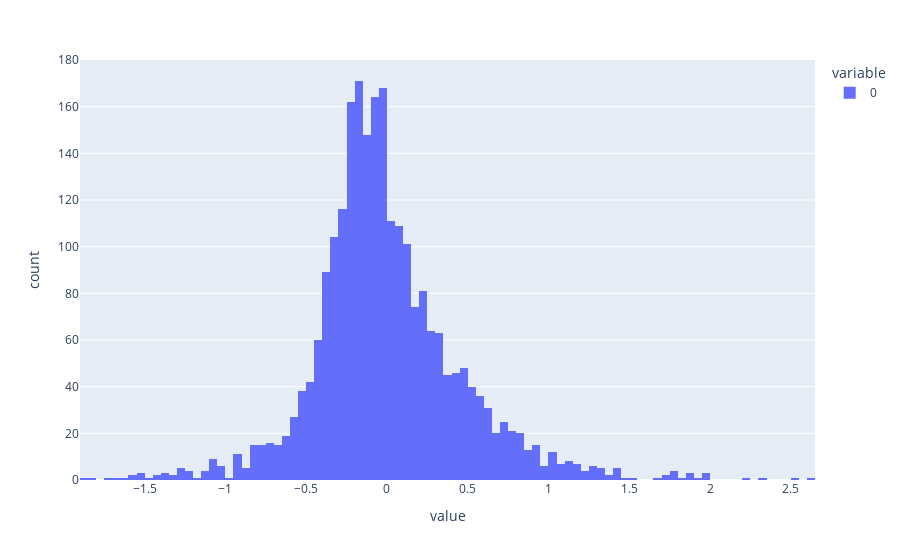

Notebook cell for this chart:
### Code cell
px.histogram(m02.resid)

### Figure 1 — Plotly figure (JSON) as saved in the notebook; plotly's stock layout.template omitted (floating-point values rounded to 4 significant figures; data arrays with more than 128 entries replaced by an {"elided": "..."} marker saying what was removed)
{"data": [{"alignmentgroup": "True", "bingroup": "x", "hovertemplate": "variable=0<br>value=%{x}<br>count=%{y}<extra></extra>", "legendgroup": "0", "marker": {"color": "#636efa", "pattern": {"shape": ""}}, "name": "0", "offsetgroup": "0", "orientation": "v", "showlegend": true, "type": "histogram", "x": {"elided": "2479 float values"}, "xaxis": "x", "yaxis": "y"}], "layout": {"barmode": "relative", "legend": {"title": {"text": "variable"}, "tracegroupgap": 0}, "margin": {"t": 60}, "xaxis": {"anchor": "y", "domain": [0, 1], "title": {"text": "value"}}, "yaxis": {"anchor": "x", "domain": [0, 1], "title": {"text": "count"}}}}
